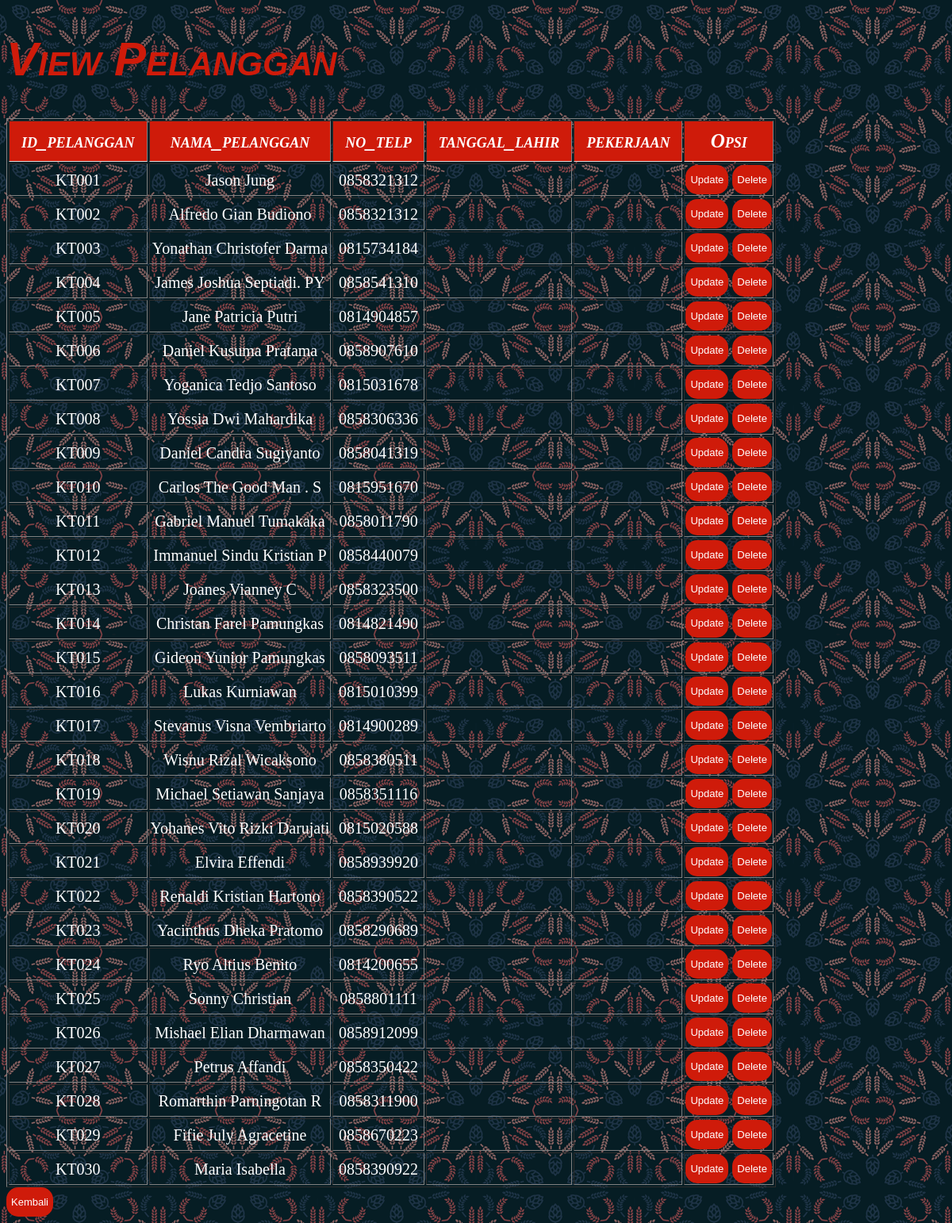
Page /view pelanggan.php on the committed database.
### tables this page shows
CREATE TABLE `pelanggan` (
  `id_pelanggan` varchar(5) NOT NULL,
  `nama_pelanggan` varchar(50) NOT NULL,
  `no_telp` varchar(15) NOT NULL
);

### view pelanggan.php (the view, shortened to what this page needs)
<!doctype html>
<html>
<head>
    <link rel="stylesheet" href="view1.css">
</head>
<body>
    <h1>View Pelanggan</h1>
    <table border="1">
    <tr>
        <th>id_pelanggan</th>
        <th>nama_pelanggan</th>
        <th>no_telp</th>
        <th>tanggal_lahir</th>
        <th>pekerjaan</th>
        <th>Opsi</th>
    </tr>
    <?php
        include "config.php";
        $getPelanggan = $mysqli->query("select * from pelanggan");
        while($fetchPelanggan = $getPelanggan->fetch_assoc()){
        ?>
        <tr>
            <td>
                <?=$fetchPelanggan["id_pelanggan"]?>
            </td>
            <td>
                <?=$fetchPelanggan["nama_pelanggan"]?>
            </td>
            <td>
                <?=$fetchPelanggan["no_telp"]?>
            </td>
            <td>
            </td>
            <td>
            </td>
            <td>
                <a href="update pelanggan.php?id=<?=$fetchPelanggan["id_pelanggan"]?>"><button>Update</button></a>
                <a href="delete pelanggan.php?id=<?=$fetchPelanggan["id_pelanggan"]?>"><button>Delete</button></a>
            </td>
        </tr>
    <?php
        }
        ?>
    </table>
<a href="index.php"><button>Kembali</button></a>
</body>
</html>

### view1.css (style rules this page uses)
body { background-color: #2f2f2f; background-image: url(wheat.png); }
h1 { font-family: arial, verdana, sans-serif; font-variant: small-caps; font-size: 60px; font-style: oblique; color: #cf1b0a; }
tr { font-family: serif; font-size: 20px; line-height: 20px; color: rgb(255, 255, 255); text-align: center; }
button { border: gray; border-radius: 15px; font-family: "Arial Black", Gadget, sans-serif; font-size: small; line-height: 35px; color: rgb(255, 255, 255); background-color: #cf1b0a; }
a { font-family: "Arial Black", Gadget, sans-serif; font-size: small; line-height: 35px; text-decoration: none; color: rgb(255, 255, 255); }
th { font-variant: small-caps; font-style: oblique; font-size: 25px; background-color:#cf1b0a; color: white; padding: 15px; text-align: center; border-bottom: 1px solid #ddd; }

### rows in the picture
pelanggan: id_pelanggan "KT001", nama_pelanggan "Jason Jung", no_telp "0858321312"
pelanggan: id_pelanggan "KT002", nama_pelanggan "Alfredo Gian Budiono", no_telp "0858321312"
pelanggan: id_pelanggan "KT003", nama_pelanggan "Yonathan Christofer Darma", no_telp "0815734184"
pelanggan: id_pelanggan "KT004", nama_pelanggan "James Joshua Septiadi. PY", no_telp "0858541310"
pelanggan: id_pelanggan "KT005", nama_pelanggan "Jane Patricia Putri", no_telp "0814904857"
pelanggan: id_pelanggan "KT006", nama_pelanggan "Daniel Kusuma Pratama", no_telp "0858907610"
pelanggan: id_pelanggan "KT007", nama_pelanggan "Yoganica Tedjo Santoso", no_telp "0815031678"
pelanggan: id_pelanggan "KT008", nama_pelanggan "Yossia Dwi Mahardika", no_telp "0858306336"
pelanggan: id_pelanggan "KT009", nama_pelanggan "Daniel Candra Sugiyanto", no_telp "0858041319"
pelanggan: id_pelanggan "KT010", nama_pelanggan "Carlos The Good Man . S", no_telp "0815951670"
pelanggan: id_pelanggan "KT011", nama_pelanggan "Gabriel Manuel Tumakaka", no_telp "0858011790"
pelanggan: id_pelanggan "KT012", nama_pelanggan "Immanuel Sindu Kristian P", no_telp "0858440079"
pelanggan: id_pelanggan "KT013", nama_pelanggan "Joanes Vianney C", no_telp "0858323500"
pelanggan: id_pelanggan "KT014", nama_pelanggan "Christan Farel Pamungkas", no_telp "0814821490"
pelanggan: id_pelanggan "KT015", nama_pelanggan "Gideon Yunior Pamungkas", no_telp "0858093511"
pelanggan: id_pelanggan "KT016", nama_pelanggan "Lukas Kurniawan", no_telp "0815010399"
pelanggan: id_pelanggan "KT017", nama_pelanggan "Stevanus Visna Vembriarto", no_telp "0814900289"
pelanggan: id_pelanggan "KT018", nama_pelanggan "Wisnu Rizal Wicaksono", no_telp "0858380511"
pelanggan: id_pelanggan "KT019", nama_pelanggan "Michael Setiawan Sanjaya", no_telp "0858351116"
pelanggan: id_pelanggan "KT020", nama_pelanggan "Yohanes Vito Rizki Darujati", no_telp "0815020588"
pelanggan: id_pelanggan "KT021", nama_pelanggan "Elvira Effendi", no_telp "0858939920"
pelanggan: id_pelanggan "KT022", nama_pelanggan "Renaldi Kristian Hartono", no_telp "0858390522"
pelanggan: id_pelanggan "KT023", nama_pelanggan "Yacinthus Dheka Pratomo", no_telp "0858290689"
pelanggan: id_pelanggan "KT024", nama_pelanggan "Ryo Altius Benito", no_telp "0814200655"
pelanggan: id_pelanggan "KT025", nama_pelanggan "Sonny Christian", no_telp "0858801111"
pelanggan: id_pelanggan "KT026", nama_pelanggan "Mishael Elian Dharmawan", no_telp "0858912099"
pelanggan: id_pelanggan "KT027", nama_pelanggan "Petrus Affandi", no_telp "0858350422"
pelanggan: id_pelanggan "KT028", nama_pelanggan "Romarthin Parningotan R", no_telp "0858311900"
pelanggan: id_pelanggan "KT029", nama_pelanggan "Fifie July Agracetine", no_telp "0858670223"
pelanggan: id_pelanggan "KT030", nama_pelanggan "Maria Isabella", no_telp "0858390922"
